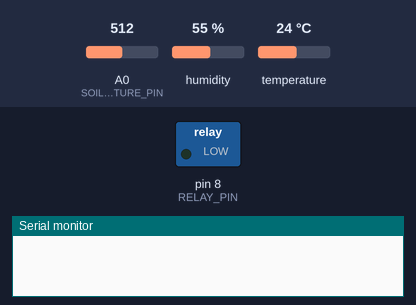
Bench run of a sketch on a simulated Arduino Uno, built with avr-gcc and run on an emulated ATmega328P. Shown: switched loads named in the sketch (green lamp = pin HIGH), the last lines printed to the serial monitor. Inputs (shaded band) come from the test bench; at power-on: A0 (SOIL_MOISTURE_PIN) = 512, humidity 55 %, temperature 24 °C.

Above: at 1.2 s.
1.3 s: A0 (SOIL_MOISTURE_PIN) set to 792
2.8 s: A0 (SOIL_MOISTURE_PIN) set to 814
At 3.8 s:
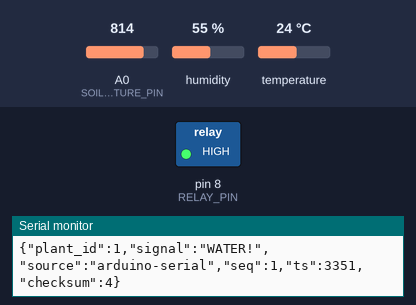
Timing chart, 0 to 14.8 s (numbered marks = the images above; inputs shaded):
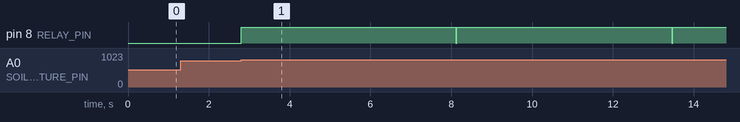

The sketch:

auto_water_and_serial.ino
```cpp
#include <DHT.h>
#include <math.h>

// 핀 및 센서 설정
#define DHTPIN 2
#define DHTTYPE DHT11
#define SOIL_MOISTURE_PIN A0
#define RELAY_PIN 8       // 릴레이 모듈 제어 핀 (펌프 연결)

DHT dht(DHTPIN, DHTTYPE);

// 설정값
const int MOISTURE_THRESHOLD = 800; // 급수 시작 기준값 (실험 후 조정 필요)
const unsigned long SEND_INTERVAL = 60000; // 1분 (ms 단위)
const int PLANT_ID = 1; // FastAPI에 등록된 식물 ID로 맞춰주세요.
const char* SENSOR_SOURCE = "arduino-serial";
const char* WATER_SIGNAL = "WATER!";
const unsigned long ACK_TIMEOUT_MS = 500;
const int MAX_RETRIES = 3;
unsigned long seqCounter = 0;
String ackBuffer = "";
float pendingTemp = NAN;
int pendingMoisture = 0;
unsigned long lastSendTime = 0;

void setup() {
  Serial.begin(115200); // 라즈베리파이와 시리얼 통신 속도 일치
  dht.begin();
  pinMode(RELAY_PIN, OUTPUT);
  digitalWrite(RELAY_PIN, LOW); // 초기 상태: 펌프 꺼짐
  Serial.setTimeout(200);
}

void loop() {
  unsigned long currentTime = millis();

  // 1. 센서 데이터 읽기
  float temperature = dht.readTemperature(); // DHT11은 온도만 사용
  int soilMoistureRaw = analogRead(SOIL_MOISTURE_PIN);

  // 2. 자동 급수 로직 (토양 습도가 기준치 이하일 때)
  // % 기준일 경우 예: soilMoisturePercent < 30
  if (soilMoistureRaw > MOISTURE_THRESHOLD) {
    digitalWrite(RELAY_PIN, HIGH); // 펌프 가동

    // 즉시 보고 (JSON 프로토콜, 급수 신호 전송)
    sendWateringSignal();
    sendSensorPacket(temperature, soilMoistureRaw);

    delay(2000); // 2초간 급수 (시스템 규모에 맞게 조절)
    digitalWrite(RELAY_PIN, LOW);  // 펌프 중지
  }

  // 3. 1분 주기 정기 보고
  if (currentTime - lastSendTime >= SEND_INTERVAL) {
    lastSendTime = currentTime;
    sendSensorPacket(temperature, soilMoistureRaw);
  }
}

/**
 * 라즈베리파이 시리얼 리스너용 JSON 패킷 전송
 */
uint8_t computeChecksum(int plantId, int moisture, float temp, unsigned long seq, int typeCode) {
  int tempX10 = 0;
  if (!isnan(temp)) {
    tempX10 = (int)lroundf(temp * 10.0f);
  }
  unsigned long sum = (unsigned long)plantId + (unsigned long)moisture + (unsigned long)tempX10 + seq + (unsigned long)typeCode;
  return (uint8_t)(sum & 0xFF);
}

bool waitForAck(unsigned long seq) {
  unsigned long start = millis();
  while (millis() - start < ACK_TIMEOUT_MS) {
    while (Serial.available() > 0) {
      char ch = Serial.read();
      if (ch == '\n') {
        String line = ackBuffer;
        ackBuffer = "";
        line.trim();
        if (line.startsWith("ACK:")) {
          if ((unsigned long)line.substring(4).toInt() == seq) {
            return true;
          }
        } else if (line.startsWith("NACK:")) {
          if ((unsigned long)line.substring(5).toInt() == seq) {
            return false;
          }
        }
      } else if (ch != '\r') {
        ackBuffer += ch;
        if (ackBuffer.length() > 80) {
          ackBuffer = "";
        }
      }
    }
  }
  return false;
}

bool sendWithRetry(void (*emitPacket)(unsigned long), unsigned long seq) {
  for (int attempt = 0; attempt < MAX_RETRIES; attempt++) {
    emitPacket(seq);
    if (waitForAck(seq)) {
      return true;
    }
    delay(50);
  }
  return false;
}

void emitSensorPacket(unsigned long seq) {
  float temp = pendingTemp;
  int soilMoisturePercent = pendingMoisture;
  uint8_t checksum = computeChecksum(PLANT_ID, soilMoisturePercent, temp, seq, 1);

  Serial.print("{\"plant_id\":");
  Serial.print(PLANT_ID);
  Serial.print(",\"moisture_value\":");
  Serial.print(soilMoisturePercent);
  Serial.print(",\"temperature\":");
  if (isnan(temp)) {
    Serial.print("null");
  } else {
    Serial.print(temp, 1);
  }
  Serial.print(",\"source\":\"");
  Serial.print(SENSOR_SOURCE);
  Serial.print("\",\"seq\":");
  Serial.print(seq);
  Serial.print(",\"ts\":");
  Serial.print(millis());
  Serial.print(",\"checksum\":");
  Serial.print(checksum);
  Serial.println("}");
}

void emitWateringSignal(unsigned long seq) {
  uint8_t checksum = computeChecksum(PLANT_ID, 0, NAN, seq, 2);
  Serial.print("{\"plant_id\":");
  Serial.print(PLANT_ID);
  Serial.print(",\"signal\":\"");
  Serial.print(WATER_SIGNAL);
  Serial.print("\",\"source\":\"");
  Serial.print(SENSOR_SOURCE);
  Serial.print("\",\"seq\":");
  Serial.print(seq);
  Serial.print(",\"ts\":");
  Serial.print(millis());
  Serial.print(",\"checksum\":");
  Serial.print(checksum);
  Serial.println("}");
}

void sendSensorPacket(float temp, int moisture) {
  pendingTemp = temp;
  pendingMoisture = moisture;
  unsigned long seq = ++seqCounter;
  sendWithRetry(emitSensorPacket, seq);
}

void sendWateringSignal() {
  unsigned long seq = ++seqCounter;
  sendWithRetry(emitWateringSignal, seq);
}
```

Measured:
- the behaviour switches between 800 and 801 on A0 (SOIL_MOISTURE_PIN) (found by bisection; images 0 and 1)
- after the input at 1.3 s, every drawn part: stays the same
- after the input at 2.8 s, pin 8 (RELAY_PIN): alternates HIGH for 5.3 s and LOW for 0.02 s, starting at once
